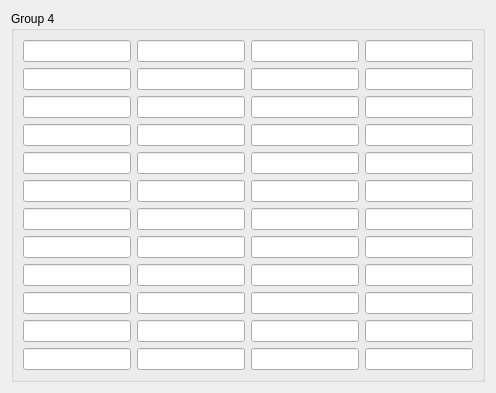
     <widget class="QWidget" name="page4">
      <attribute name="title">
       <string>Page 4</string>
      </attribute>
      <layout class="QVBoxLayout" name="pageLayout4">
       <item>
        <widget class="QGroupBox" name="group4">
         <property name="title">
          <string>Group 4</string>
         </property>
         <layout class="QGridLayout" name="grid4">
          <item row="0" column="0">
           <widget class="QLineEdit" name="p4c0_0"/>
          </item>
          <item row="0" column="1">
           <widget class="QLineEdit" name="p4c0_1"/>
          </item>
          <item row="0" column="2">
           <widget class="QLineEdit" name="p4c0_2"/>
          </item>
          <item row="0" column="3">
           <widget class="QLineEdit" name="p4c0_3"/>
          </item>
          <item row="1" column="0">
           <widget class="QLineEdit" name="p4c1_0"/>
          </item>
          <item row="1" column="1">
           <widget class="QLineEdit" name="p4c1_1"/>
          </item>
          <item row="1" column="2">
           <widget class="QLineEdit" name="p4c1_2"/>
          </item>
          <item row="1" column="3">
           <widget class="QLineEdit" name="p4c1_3"/>
          </item>
          <item row="2" column="0">
           <widget class="QLineEdit" name="p4c2_0"/>
          </item>
          <item row="2" column="1">
           <widget class="QLineEdit" name="p4c2_1"/>
          </item>
          <item row="2" column="2">
           <widget class="QLineEdit" name="p4c2_2"/>
          </item>
          <item row="2" column="3">
           <widget class="QLineEdit" name="p4c2_3"/>
          </item>
          <item row="3" column="0">
           <widget class="QLineEdit" name="p4c3_0"/>
          </item>
          <item row="3" column="1">
           <widget class="QLineEdit" name="p4c3_1"/>
          </item>
          <item row="3" column="2">
           <widget class="QLineEdit" name="p4c3_2"/>
          </item>
          <item row="3" column="3">
           <widget class="QLineEdit" name="p4c3_3"/>
          </item>
          <item row="4" column="0">
           <widget class="QLineEdit" name="p4c4_0"/>
          </item>
          <item row="4" column="1">
           <widget class="QLineEdit" name="p4c4_1"/>
          </item>
          <item row="4" column="2">
           <widget class="QLineEdit" name="p4c4_2"/>
          </item>
          <item row="4" column="3">
           <widget class="QLineEdit" name="p4c4_3"/>
          </item>
          <item row="5" column="0">
           <widget class="QLineEdit" name="p4c5_0"/>
          </item>
          <item row="5" column="1">
           <widget class="QLineEdit" name="p4c5_1"/>
          </item>
          <item row="5" column="2">
           <widget class="QLineEdit" name="p4c5_2"/>
          </item>
          <item row="5" column="3">
           <widget class="QLineEdit" name="p4c5_3"/>
          </item>
          <item row="6" column="0">
           <widget class="QLineEdit" name="p4c6_0"/>
          </item>
          <item row="6" column="1">
           <widget class="QLineEdit" name="p4c6_1"/>
          </item>
          <item row="6" column="2">
           <widget class="QLineEdit" name="p4c6_2"/>
          </item>
          <item row="6" column="3">
           <widget class="QLineEdit" name="p4c6_3"/>
          </item>
          <item row="7" column="0">
           <widget class="QLineEdit" name="p4c7_0"/>
          </item>
          <item row="7" column="1">
           <widget class="QLineEdit" name="p4c7_1"/>
          </item>
          <item row="7" column="2">
           <widget class="QLineEdit" name="p4c7_2"/>
          </item>
          <item row="7" column="3">
           <widget class="QLineEdit" name="p4c7_3"/>
          </item>
          <item row="8" column="0">
           <widget class="QLineEdit" name="p4c8_0"/>
          </item>
          <item row="8" column="1">
           <widget class="QLineEdit" name="p4c8_1"/>
          </item>
          <item row="8" column="2">
           <widget class="QLineEdit" name="p4c8_2"/>
          </item>
          <item row="8" column="3">
           <widget class="QLineEdit" name="p4c8_3"/>
          </item>
          <item row="9" column="0">
           <widget class="QLineEdit" name="p4c9_0"/>
          </item>
          <item row="9" column="1">
           <widget class="QLineEdit" name="p4c9_1"/>
          </item>
          <item row="9" column="2">
           <widget class="QLineEdit" name="p4c9_2"/>
          </item>
          <item row="9" column="3">
           <widget class="QLineEdit" name="p4c9_3"/>
          </item>
          <item row="10" column="0">
           <widget class="QLineEdit" name="p4c10_0"/>
          </item>
          <item row="10" column="1">
           <widget class="QLineEdit" name="p4c10_1"/>
          </item>
          <item row="10" column="2">
           <widget class="QLineEdit" name="p4c10_2"/>
          </item>
          <item row="10" column="3">
           <widget class="QLineEdit" name="p4c10_3"/>
          </item>
          <item row="11" column="0">
           <widget class="QLineEdit" name="p4c11_0"/>
          </item>
          <item row="11" column="1">
           <widget class="QLineEdit" name="p4c11_1"/>
          </item>
          <item row="11" column="2">
           <widget class="QLineEdit" name="p4c11_2"/>
          </item>
          <item row="11" column="3">
           <widget class="QLineEdit" name="p4c11_3"/>
          </item>
         </layout>
        </widget>
       </item>
      </layout>
     </widget>
